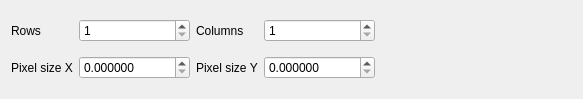
<?xml version="1.0" encoding="UTF-8"?>
<ui version="4.0">
 <class>Form</class>
 <widget class="QWidget" name="Form">
  <property name="geometry">
   <rect>
    <x>0</x>
    <y>0</y>
    <width>583</width>
    <height>99</height>
   </rect>
  </property>
  <property name="windowTitle">
   <string>Form</string>
  </property>
  <layout class="QGridLayout" name="gridLayout" columnstretch="0,0,0,0,1">
   <item row="0" column="1">
    <widget class="QgsSpinBox" name="mRowsSpinBox">
     <property name="toolTip">
      <string>Number of rows (pixels) in output raster</string>
     </property>
     <property name="keyboardTracking">
      <bool>false</bool>
     </property>
     <property name="minimum">
      <number>1</number>
     </property>
     <property name="maximum">
      <number>999999</number>
     </property>
    </widget>
   </item>
   <item row="0" column="2">
    <widget class="QLabel" name="columnLabel">
     <property name="text">
      <string>Columns</string>
     </property>
     <property name="buddy">
      <cstring>mColumnsSpinBox</cstring>
     </property>
    </widget>
   </item>
   <item row="1" column="1">
    <widget class="QgsDoubleSpinBox" name="mCellXSpinBox">
     <property name="toolTip">
      <string>Resolution of each pixel in output raster, in layer units</string>
     </property>
     <property name="decimals">
      <number>6</number>
     </property>
     <property name="maximum">
      <double>999999999.000000000000000</double>
     </property>
    </widget>
   </item>
   <item row="1" column="0">
    <widget class="QLabel" name="cellsizeXLabel">
     <property name="text">
      <string>Pixel size X</string>
     </property>
    </widget>
   </item>
   <item row="0" column="3">
    <widget class="QgsSpinBox" name="mColumnsSpinBox">
     <property name="toolTip">
      <string>Number of columns (pixels) in output raster</string>
     </property>
     <property name="keyboardTracking">
      <bool>false</bool>
     </property>
     <property name="minimum">
      <number>1</number>
     </property>
     <property name="maximum">
      <number>999999</number>
     </property>
    </widget>
   </item>
   <item row="0" column="0">
    <widget class="QLabel" name="rowLabel">
     <property name="text">
      <string>Rows</string>
     </property>
     <property name="buddy">
      <cstring>mRowsSpinBox</cstring>
     </property>
    </widget>
   </item>
   <item row="1" column="2">
    <widget class="QLabel" name="cellsizeYLabel">
     <property name="text">
      <string>Pixel size Y</string>
     </property>
    </widget>
   </item>
   <item row="1" column="3">
    <widget class="QgsDoubleSpinBox" name="mCellYSpinBox">
     <property name="toolTip">
      <string>Resolution of each pixel in output raster, in layer units</string>
     </property>
     <property name="decimals">
      <number>6</number>
     </property>
     <property name="maximum">
      <double>999999999.000000000000000</double>
     </property>
    </widget>
   </item>
   <item row="0" column="4">
    <spacer name="horizontalSpacer_2">
     <property name="orientation">
      <enum>Qt::Horizontal</enum>
     </property>
     <property name="sizeHint" stdset="0">
      <size>
       <width>40</width>
       <height>20</height>
      </size>
     </property>
    </spacer>
   </item>
  </layout>
 </widget>
 <customwidgets>
  <customwidget>
   <class>QgsSpinBox</class>
   <extends>QSpinBox</extends>
   <header>qgis.gui</header>
  </customwidget>
  <customwidget>
   <class>QgsDoubleSpinBox</class>
   <extends>QDoubleSpinBox</extends>
   <header>qgis.gui</header>
  </customwidget>
 </customwidgets>
 <resources/>
 <connections/>
</ui>
